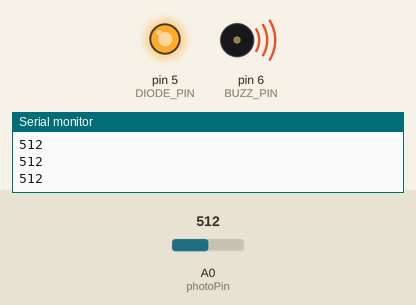
Recording of a sketch running on a simulated Arduino Uno, built with avr-gcc and run on an emulated ATmega328P. On the bench: output pins drawn as LEDs (lit = HIGH), buzzer (waves = sounding), the last lines printed to the serial monitor. Inputs (shaded band) come from the test bench; at power-on: A0 (photoPin) = 512.

Above: at 1.2 s.
1.3 s: A0 (photoPin) set to 107
2.8 s: A0 (photoPin) set to 92
At 3.2 s:
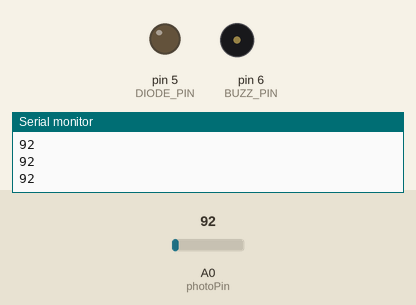
4.3 s: A0 (photoPin) set to 110
At 5.5 s:
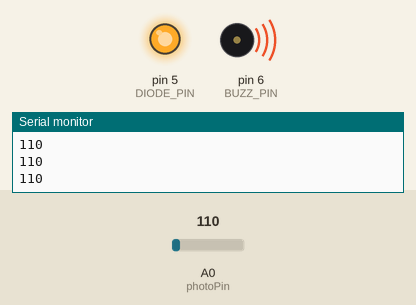
5.8 s: A0 (photoPin) set to 90
At 7.0 s:
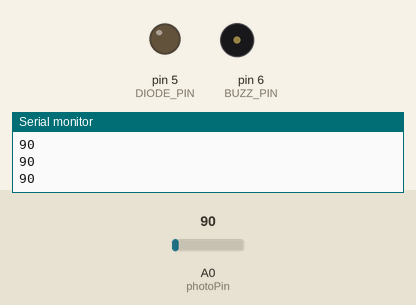
Timing chart, 0 to 8.3 s (numbered marks = the images above; inputs shaded):
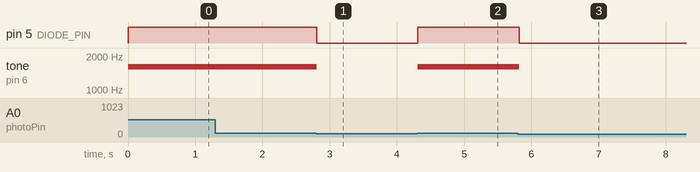

The sketch:

sketch_nov19a.ino
```cpp
const int photoPin = A0;
const int BUZZ_PIN = 6;
const int DIODE_PIN = 5;
void setup() {
  // put your setup code here, to run once:
  pinMode(photoPin, INPUT);
  pinMode(BUZZ_PIN, OUTPUT);
  pinMode(DIODE_PIN, OUTPUT);
  Serial.begin(9600);
}

void loop() {
  // put your main code here, to run repeatedly:
  int light_val = analogRead(photoPin);
  Serial.println(light_val);
  if(light_val > 100){
    tone(BUZZ_PIN,1600);
    digitalWrite(DIODE_PIN, HIGH);
  }else{
    noTone(BUZZ_PIN);
    digitalWrite(DIODE_PIN, LOW);
  }
  delay(100);
}
```

Measured:
- the behaviour switches between 101 and 100 on A0 (photoPin) (found by bisection; images 0 and 1)
- after the input at 2.8 s, pin 5 (DIODE_PIN): HIGH → LOW at once; tone on pin 6 (BUZZ_PIN): 1600 Hz → silent at once
- after the input at 4.3 s, pin 5 (DIODE_PIN): LOW → HIGH at once; tone on pin 6 (BUZZ_PIN): silent → 1600 Hz at once
- after the input at 5.8 s, pin 5 (DIODE_PIN): HIGH → LOW at once; tone on pin 6 (BUZZ_PIN): 1600 Hz → silent at once
